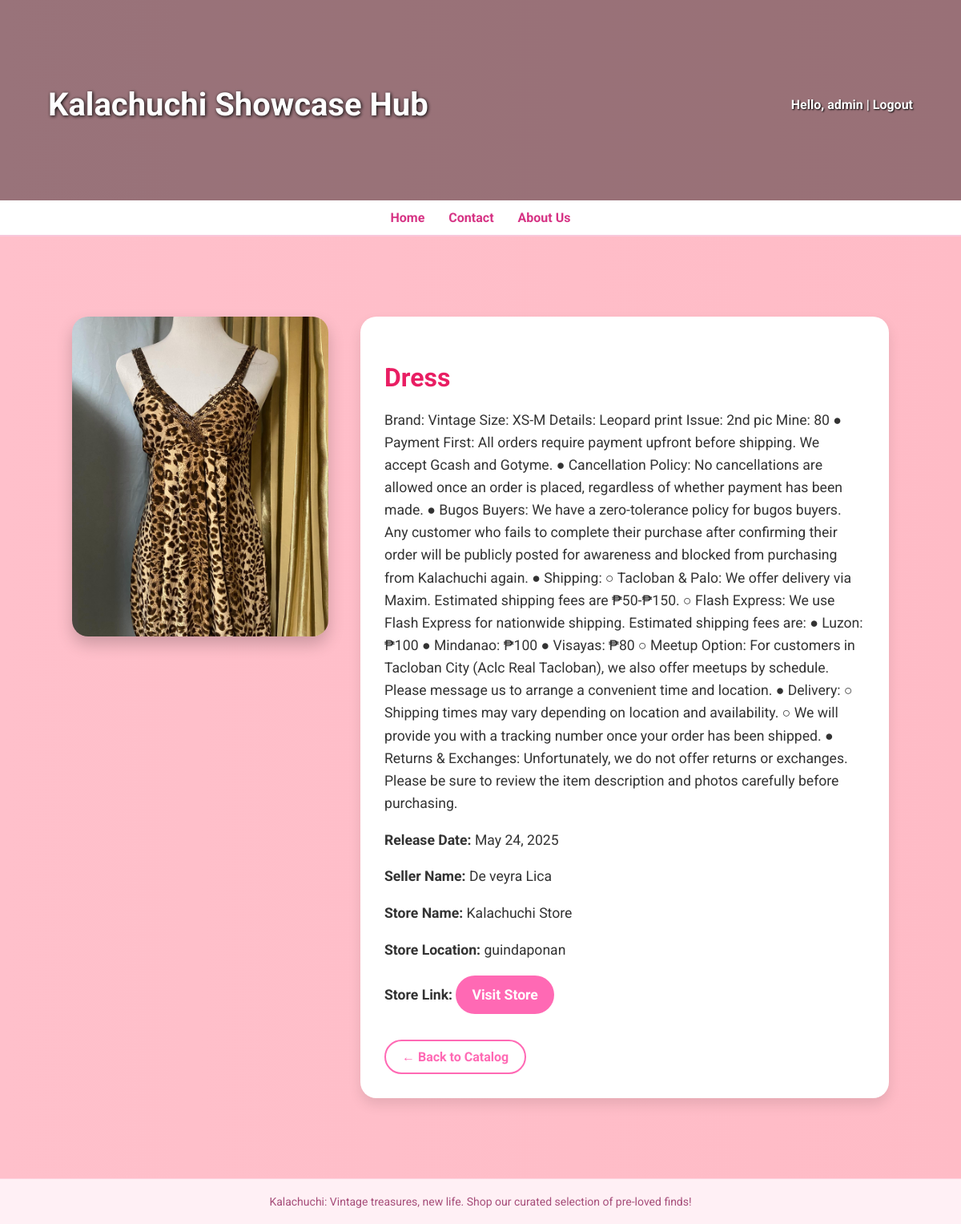
The app's page /catalog/19/ (signed in) with its own data.
### main/models.py (models this page shows, shortened)
class TeaserItem(models.Model):
    title = models.CharField(max_length=100)
    image = models.ImageField(upload_to='teasers/')
    description = models.TextField()
    created_at = models.DateTimeField(auto_now_add=True)
    Available = models.DateTimeField()
    category = models.CharField(max_length=10, choices=CATEGORY_CHOICES)
    seller_name = models.CharField(max_length=100, default="Unknown Seller")
    store_name = models.CharField(max_length=100, default="Unknown Store")
    store_location = models.CharField(max_length=200, default="Unknown Location")
    store_link = models.URLField(default="https://example.com")

### main/views.py (the view)
# urls.py: path('catalog/<int:item_id>/', views.catalog_detail, name='catalog_detail'),
def catalog_detail(request, item_id):
    item = get_object_or_404(TeaserItem, id=item_id)
    return render(request, 'home/catalog_detail.html', {'item': item})

### main/templates/home/catalog_detail.html
{% extends "main/base.html" %}
{% load static %}
{% block content %}
<link rel="stylesheet" href="{% static 'css/catalog_detail.css' %}">
<div class="catalog-detail-container">
    <img src="{{ item.image.url }}" alt="{{ item.title }}" class="catalog-detail-image">
    <div class="catalog-detail-info">
        <h2>{{ item.title }}</h2>
        <p>{{ item.description }}</p>
        <p><strong>Release Date:</strong> {{ item.created_at|date:"M d, Y" }}</p>
        <p><strong>Seller Name:</strong> {{ item.seller_name }}</p>
        <p><strong>Store Name:</strong> {{ item.store_name }}</p>
        <p><strong>Store Location:</strong> {{ item.store_location }}</p>
        <p><strong>Store Link:</strong>
            <a href="{{ item.store_link }}" target="_blank" class="btn-pink">Visit Store</a>
        </p>
        <a href="{% url 'catalog_page' %}" class="btn-outline" style="margin-top: 20px;">← Back to Catalog</a>
    </div>
</div>
{% endblock %}

### main/templates/main/base.html (shortened to what this page needs)
{% load static %}
<!DOCTYPE html>
<html lang="en">
<head>
    <link rel="stylesheet" href="{% static 'css/base.css' %}">
</head>
<body>
    <header class="main-header rotating-header">
        <div class="header-content">
            <h1 class="site-title">Kalachuchi Showcase Hub</h1>
            <div class="auth-links">
                {% if user.is_authenticated %}
                    <p>Hello, <strong>{{ user.username }}</strong> | <a href="{% url 'logout' %}">Logout</a></p>
                {% else %}
                    <a href="{% url 'login' %}">Login</a>
                {% endif %}
            </div>
        </div>
    </header>
    <nav class="main-nav">
        <a href="{% url 'home' %}">Home</a>
        <a href="{% url 'contact' %}">Contact</a>
        <a href="{% url 'about' %}">About Us</a>
    </nav>
    <main class="container">
        {% block content %}
        {% endblock %}
    </main>
    <footer class="main-footer">
        Kalachuchi: Vintage treasures, new life. Shop our curated selection of pre-loved finds!
    </footer>
</body>
</html>

### main/static/css/base.css (style rules this page uses)
body { font-family: 'Roboto', sans-serif; margin: 0; background: linear-gradient(270deg, #ffc0cb, #ffb6c1, #ffe4e1); background-size: 600% 600%; animation: gradientShift 15s ease infinite; }
.rotating-header { position: relative; height: 250px; overflow: hidden; }
.rotating-header::after { content: ""; position: absolute; top: 0; left: 0; width: 100%; height: 100%; background-color: rgba(0, 0, 0, 0.4); z-index: 1; }
.header-content { position: relative; z-index: 2; display: flex; justify-content: space-between; align-items: center; padding: 80px 60px 0; }
.site-title { font-size: 2.5rem; font-weight: 700; animation: fadeInDown 2s ease; color: white; text-shadow: 1px 1px 4px #000; }
.auth-links { display: flex; align-items: center; gap: 10px; }
.auth-links a, .auth-links p { color: white; font-weight: bold; text-decoration: none; margin: 0; text-shadow: 1px 1px 2px #000; }
.main-nav { background-color: #fff; display: flex; justify-content: center; padding: 12px 0; gap: 30px; border-bottom: 2px solid #f8c8dc; font-weight: 500; transition: background-color 0.3s ease; }
.main-nav a { text-decoration: none; color: #d63384; font-weight: bold; position: relative; transition: color 0.3s ease; }
.main-nav a::after { content: ""; position: absolute; width: 0%; height: 2px; bottom: -4px; left: 0; background-color: #ff69b4; transition: width 0.3s ease; }
.container { padding: 40px 30px; }
.main-footer { background-color: #fff0f5; padding: 20px; text-align: center; font-size: 14px; color: #a64d79; border-top: 1px solid #ffd3e0; }

### main/static/css/catalog_detail.css (style rules this page uses)
body { font-family: 'Roboto', sans-serif; margin: 0; background: linear-gradient(to right, #ffc0cb, #ffb6c1, #ffe4e1); background-size: 400% 400%; animation: gradientBG 15s ease infinite; transition: background 0.5s ease; }
.catalog-detail-container { display: flex; flex-wrap: wrap; justify-content: center; align-items: flex-start; gap: 40px; padding: 60px 30px; color: #333; transition: all 0.3s ease; }
.catalog-detail-image { width: 320px; border-radius: 20px; box-shadow: 0 10px 20px rgba(0,0,0,0.2); transition: transform 0.4s ease, box-shadow 0.4s ease; }
.catalog-detail-info { max-width: 600px; background: #fff; border-radius: 20px; padding: 30px; box-shadow: 0 8px 16px rgba(0,0,0,0.1); transition: box-shadow 0.3s ease, transform 0.3s ease; }
.catalog-detail-info h2 { color: #e91e63; font-size: 2rem; margin-bottom: 20px; font-weight: 700; transition: color 0.3s ease; }
.catalog-detail-info p { font-size: 1.1rem; margin-bottom: 12px; line-height: 1.6; transition: color 0.3s ease; }
.btn-pink, .btn-outline { display: inline-block; padding: 10px 20px; border-radius: 30px; font-weight: 700; text-decoration: none; transition: all 0.3s ease; cursor: pointer; }
.btn-pink { background: #ff69b4; color: #fff; transition: background 0.3s ease, transform 0.3s ease; }
.btn-outline { border: 2px solid #ff69b4; color: #ff69b4; background: transparent; }

### records on screen
TeaserItem: image (picture), title "Dress", description "Brand: Vintage Size: XS-M Details: Leopard print Issue: 2nd pic Mine: 80 ● Payment First: All orders require payment upfront before shipping. We accept Gcash and Gotyme. ● Cancellation Policy: No cancellations are allowed once an order is placed, regardless of whether payment has been made. ● Bugos Buyers: We have a zero-tolerance policy for bugos buyers. Any customer who fails to complete their purchase after confirming their order will be publicly posted for awareness and blocked from purchasing from Kalachuchi again. ● Shipping: ○ Tacloban & Palo: We offer delivery via Maxim. Estimated shipping fees are ₱50-₱150. ○ Flash Express: We use Flash Express for nationwide shipping. Estimated…", created_at "May 24, 2025", seller_name "De veyra Lica", store_name "Kalachuchi Store", store_location "guindaponan"

### other values on screen
{{ user.username }} "admin"
